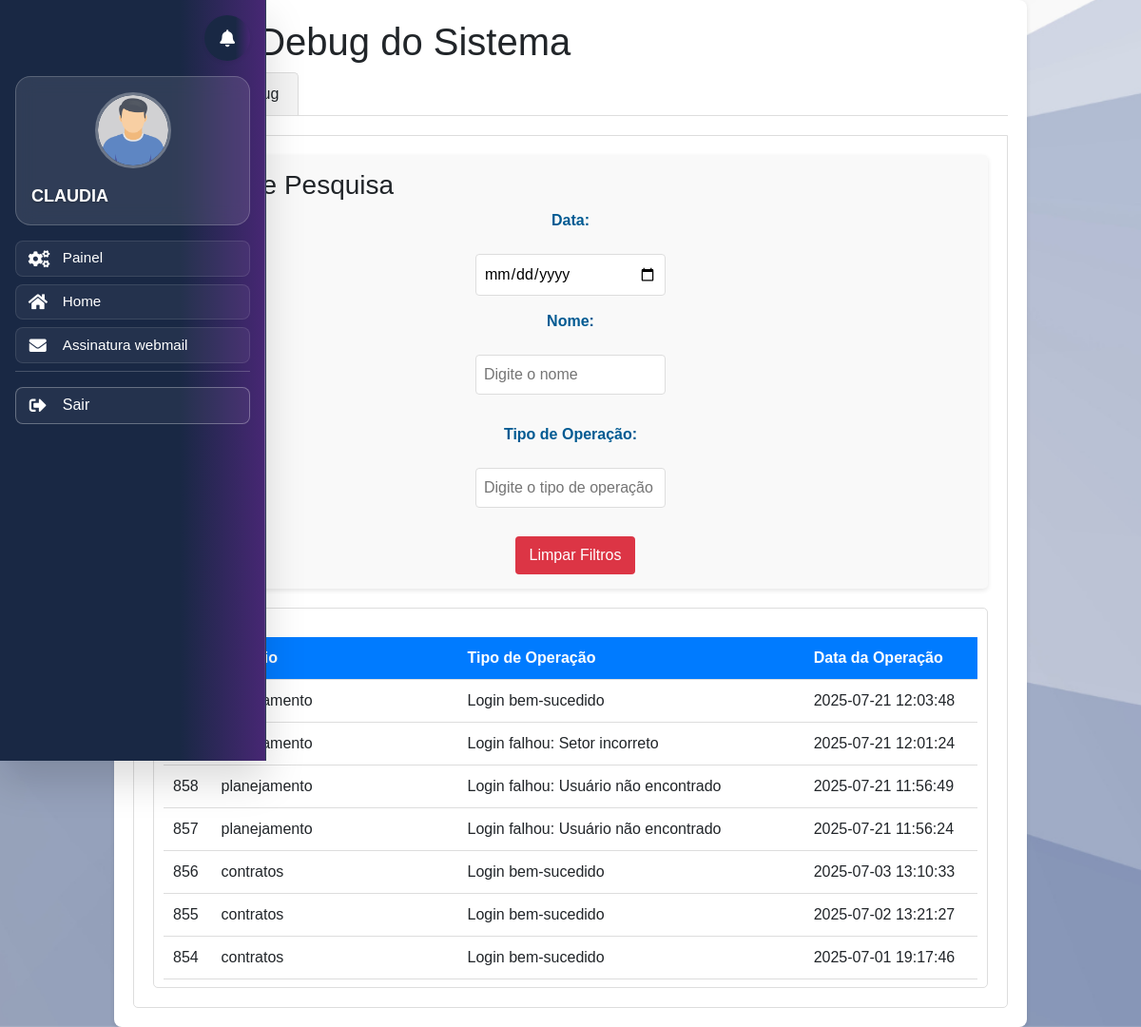
Page /log.php (signed in) on the earlier database version.
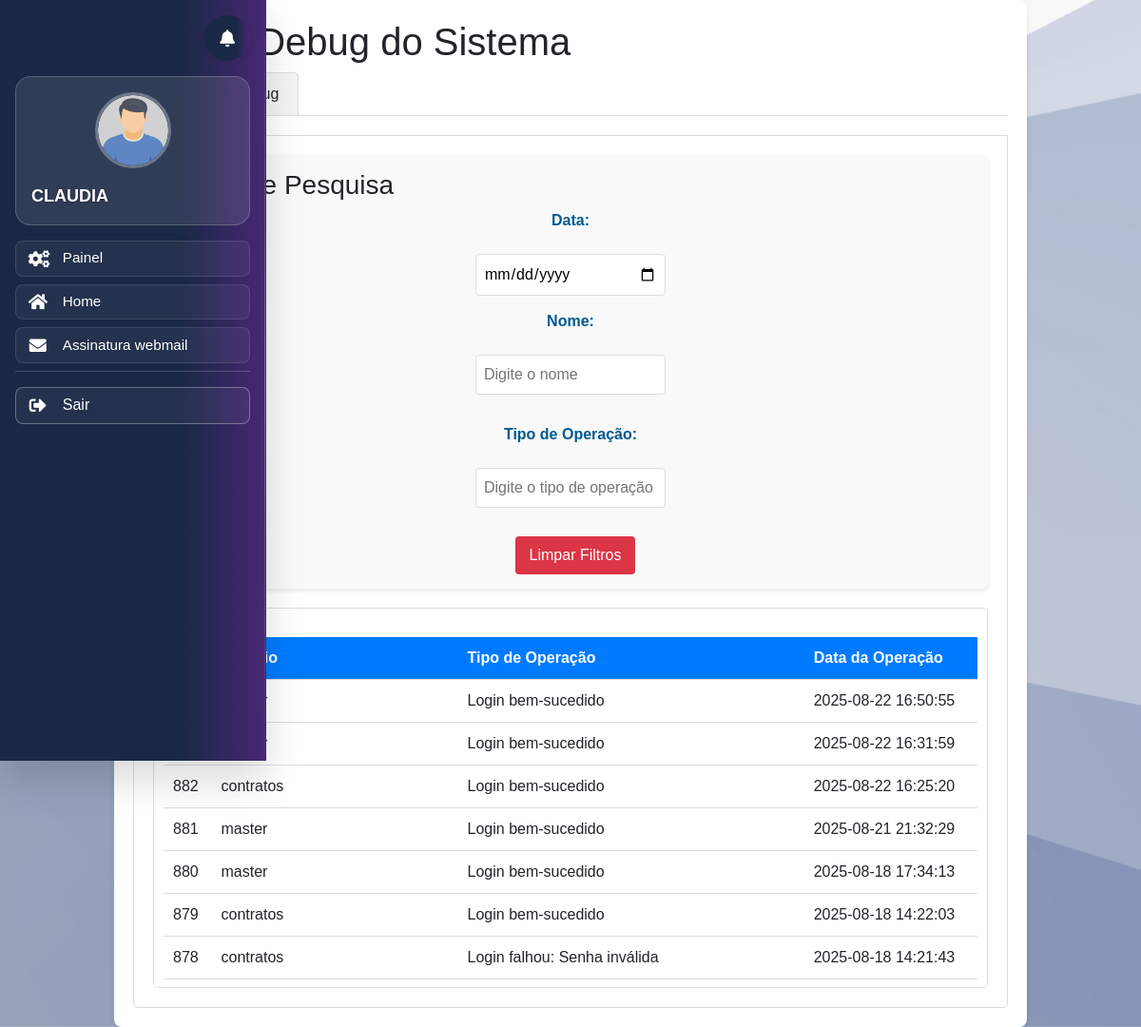
Same page on the later database version.
### tables this page shows
CREATE TABLE `log_eventos` (
  `id` int(11) NOT NULL,
  `matricula` varchar(255) NOT NULL,
  `tipo_operacao` varchar(255) NOT NULL,
  `data_operacao` timestamp NOT NULL DEFAULT current_timestamp()
);

### log.php (the view, shortened to what this page needs)
<?php
include 'banco.php';
$query = "SELECT * FROM log_eventos ORDER BY data_operacao DESC";
$resultado = $con->query($query);
include 'header.php';
?>
<!DOCTYPE html>
<html lang="pt-br">
<head>
    <link rel="stylesheet" href="style.css">
    <link rel="stylesheet" href="./src/style/log.css">
</head>
<body>
    <div class="container">
        <h1>Logs e Debug do Sistema</h1>
        <div class="tabs">
            <div class="tab-button active" data-tab="logs">Logs</div>
            <div class="tab-button" data-tab="debug">Debug</div>
        </div>
        <div class="tab-content active" id="logs">
            <div class="filter-container">
                <h3>Filtros de Pesquisa</h3>
                <form id="filterForm">
                    <label for="data_operacao">Data:</label>
                    <input type="date" id="data_operacao" name="data_operacao">
                    <label for="matricula">Nome:</label>
                    <input type="text" id="matricula" name="matricula" placeholder="Digite o nome">
                    <label for="tipo_operacao">Tipo de Operação:</label>
                    <input type="text" id="tipo_operacao" name="tipo_operacao" placeholder="Digite o tipo de operação">
                    <button type="button" class="btn-clear" id="clearFilters">Limpar Filtros</button>
                </form>
            </div>
            <div class="log-table-container" id="logTableContainer">
                <table id="logTable">
                    <thead>
                        <tr>
                            <th>ID</th>
                            <th>Usuário</th>
                            <th>Tipo de Operação</th>
                            <th>Data da Operação</th>
                        </tr>
                    </thead>
                    <tbody>
                        <?php
                        while ($row = $resultado->fetch_assoc()) {
                            echo "<tr>";
                            echo "<td>" . htmlspecialchars($row['id']) . "</td>";
                            echo "<td>" . htmlspecialchars($row['matricula']) . "</td>";
                            echo "<td>" . htmlspecialchars($row['tipo_operacao']) . "</td>";
                            echo "<td>" . htmlspecialchars($row['data_operacao']) . "</td>";
                            echo "</tr>";
                        }
                        ?>
                    </tbody>
                </table>
            </div>
        </div>
    </div>
</body>
</html>

### header.php (shortened to what this page needs)
<?php
require_once 'bancoo.php';
try {
    $username = $_SESSION['username'];
    $setor = $_SESSION['setor'];
    $fotoBasePath = 'uploads/';
    $query = $pdo->prepare("SELECT foto FROM usuario WHERE username = :username");
    $query->bindParam(':username', $username, PDO::PARAM_STR);
    $query->execute();
    $result = $query->fetch(PDO::FETCH_ASSOC);
    $foto = (!empty($result['foto']) && file_exists($fotoBasePath . $result['foto']))
        ? $fotoBasePath . $result['foto']
        : $fotoBasePath . 'man.png';
    $menuItens = [];
    switch ($setor) {
        case 'patrimonio':
            $menuItens = [
                ['link' => 'painelpatrimonio.php', 'nome' => 'Painel', 'icon' => 'cogs'],
                ['link' => 'homepatrimonio.php', 'nome' => 'Home', 'icon' => 'home'],
                ['link' => 'rh.php', 'nome' => 'Assinatura webmail', 'icon' => 'envelope'],
            ];
            break;
    }
} catch (PDOException $e) {
    die("Erro ao acessar as informações do usuário: " . $e->getMessage());
}
?>
<!DOCTYPE html>
<html lang="pt-br">
<head>
    <link rel="stylesheet" href="src/style/lateral-menu.css">
    <link rel="stylesheet" href="src/style/sino.css">
    <link rel="stylesheet" href="src/style/modal-perfil.css">
    <link rel="stylesheet" href="https://stackpath.bootstrapcdn.com/bootstrap/4.5.2/css/bootstrap.min.css">
    <link rel="stylesheet" href="https://cdnjs.cloudflare.com/ajax/libs/font-awesome/5.15.3/css/all.min.css">
    <link rel="stylesheet" href="https://cdnjs.cloudflare.com/ajax/libs/font-awesome/5.15.4/css/all.min.css">
</head>
<body>
    <div class="wrapper">
        <nav id="sidebar" class="active">
            <div class="notification-system">
                <div class="notification-container">
                    <button class="notification-bell" id="notificacaoLink" data-toggle="dropdown" aria-haspopup="true" aria-expanded="false">
                        <div class="bell-icon">
                            <i class="fa fa-bell"></i>
                        </div>
                    </button>
                </div>
            </div>
            <div class="profile-section">
                <a href="#" data-toggle="modal" data-target="#perfilModal">
                    <img src="<?= htmlspecialchars(!empty($foto) ? $foto : '/default.png') ?>" alt="Perfil" class="rounded-circle">
                    <p><?= htmlspecialchars($username) ?></p>
                </a>
            </div>
            <ul class="list-unstyled components">
                <?php foreach ($menuItens as $item): ?>
                    <li>
                        <a href="<?= htmlspecialchars($item['link']) ?>">
                            <i class="fa fa-<?= htmlspecialchars($item['icon']) ?>"></i>
                            <span class="menu-text"><?= htmlspecialchars($item['nome']) ?></span>
                        </a>
                    </li>
                <?php endforeach; ?>
            </ul>
            <ul class="list-unstyled components">
                <li class="exit-btn">
                    <a href="sair.php" class="exit-btn-link">
                        <i class="fa fa-sign-out-alt exit-icon"></i>
                        <span>Sair</span>
                    </a>
                </li>
            </ul>
        </nav>
    </div>
</body>
</html>

### src/style/lateral-menu.css (style rules this page uses)
:root { --primary-gradient: linear-gradient(90deg, #192844 67.81%, #472774 100%); --secondary-gradient: linear-gradient(135deg, #472774 0%, #6a4c93 100%); --accent-gradient: linear-gradient(135deg, #667eea 0%, #764ba2 100%); --success-gradient: linear-gradient(135deg, #4facfe 0%, #00f2fe 100%); --warning-gradient: linear-gradient(135deg, #43e97b 0%, #38f9d7 100%); --danger-gradient: linear-gradient(135deg, #fa709a 0%, #fee140 100%); --glass-gradient: linear-gradient(135deg, rgba(255, 255, 255, 0.1) 0%, rgba(255, 255, 255, 0.05) 100%); --primary-color: #192844; --secondary-color: #472774; --accent-color: #667eea; --text-dark: #2d3748; --text-light: #718096; --bg-light: #f7fafc; --bg-white: #ffffff; --border-color: #e2e8f0; --shadow-sm: 0 1px 3px rgba(0, 0, 0, 0.1); --shadow-md: 0 4px 6px rgba(0, 0, 0, 0.1); --shadow-lg: 0 10px 25px rgba(0, 0, 0, 0.15); --shadow-xl: 0 20px 40px rgba(0, 0, 0, 0.2); --border-radius: 12px; --border-radius-sm: 6px; --transition-fast: all 0.2s ease; --transition-smooth: all 0.3s cubic-bezier(0.25, 0.46, 0.45, 0.94); --sidebar-width: 280px; }
* { box-sizing: border-box; }
body { margin: 0; padding: 0; font-family: "Inter", -apple-system, BlinkMacSystemFont, "Segoe UI", Roboto, sans-serif; background-image: url('../img/bk.png'); background-size: cover; background-position: center; background-repeat: no-repeat; overflow-x: hidden; }
#sidebar { background: var(--primary-gradient); color: white; padding: 1rem; position: fixed; height: 100vh; top: 0; left: 0; display: flex; flex-direction: column; align-items: stretch; width: var(--sidebar-width); box-shadow: var(--shadow-xl); border-right: 1px solid rgba(255, 255, 255, 0.1); z-index: 1000; transition: var(--transition-smooth); backdrop-filter: blur(10px); overflow-x: auto; }
#sidebar::after { content: ""; position: absolute; top: 0; right: 0; width: 1px; height: 100%; background: linear-gradient(180deg, transparent 0%, rgba(255, 255, 255, 0.3) 50%, transparent 100%); }
#sidebar .profile-section { margin-bottom: 1rem; margin-top: 1rem; text-align: center; padding: 1rem; background: rgba(255, 255, 255, 0.1); border-radius: var(--border-radius); backdrop-filter: blur(10px); border: 1px solid rgba(255, 255, 255, 0.2); transition: var(--transition-smooth); width: 100%; }
#sidebar .profile-section img { width: 80px; height: 80px; border-radius: 50%; margin-bottom: 1rem; object-fit: cover; border: 3px solid rgba(255, 255, 255, 0.3); transition: var(--transition-smooth); }
#sidebar .profile-section p { font-size: 1.125rem; font-weight: 600; color: white; margin: 0; text-shadow: 0 1px 3px rgba(0, 0, 0, 0.3); }
#sidebar .profile-section a { text-decoration: none; color: inherit; }
.list-unstyled { width: 100%; padding-left: 0; list-style: none; margin: 0; }
#sidebar .components li { margin-bottom: 0.5rem; }
#sidebar .components li a { font-weight: 500; color: white; text-decoration: none; display: flex; align-items: center; padding: 0.40rem 0.8rem; border-radius: var(--border-radius-sm); transition: var(--transition-fast); background: rgba(255, 255, 255, 0.05); border: 1px solid rgba(255, 255, 255, 0.1); position: relative; overflow: hidden; }
#sidebar .components li a::after { content: ""; position: absolute; top: 0; left: 0; width: 3px; height: 100%; background: var(--accent-gradient); transform: scaleY(0); transition: var(--transition-fast); border-radius: 0 3px 3px 0; }
#sidebar .components li a i { margin-right: 1rem; font-size: 1.125rem; transition: var(--transition-fast); width: 20px; text-align: center; }
.menu-text { transition: var(--transition-fast); font-size: 0.95rem; }
.exit-btn { margin-top: auto; padding-top: 1rem; border-top: 1px solid rgba(255, 255, 255, 0.2); }
.exit-btn-link { border: 1px solid rgba(255, 255, 255, 0.3) !important; }
#sidebar { animation: slideIn 0.4s ease-out; }

### RH/crachaa/publico/css/style.css (style rules this page uses)
label { color: #005A92; font-size: bolder; }
.text1, p { display: grid; margin: 1px; text-align: start; gap: 2px; }

Differences in the rows shown:
no longer on this page (row unchanged): log_eventos: matricula "planejamento", tipo_operacao "Login bem-sucedido", data_operacao "2025-07-21 12:03:48"
no longer on this page (row unchanged): log_eventos: matricula "planejamento", tipo_operacao "Login falhou: Setor incorreto", data_operacao "2025-07-21 12:01:24"
no longer on this page (row unchanged): log_eventos: id "858", matricula "planejamento", tipo_operacao "Login falhou: Usuário não encontrado", data_operacao "2025-07-21 11:56:49"
no longer on this page (row unchanged): log_eventos: id "857", matricula "planejamento", tipo_operacao "Login falhou: Usuário não encontrado", data_operacao "2025-07-21 11:56:24"
no longer on this page (row unchanged): log_eventos: id "856", matricula "contratos", tipo_operacao "Login bem-sucedido", data_operacao "2025-07-03 13:10:33"
no longer on this page (row unchanged): log_eventos: id "855", matricula "contratos", tipo_operacao "Login bem-sucedido", data_operacao "2025-07-02 13:21:27"
no longer on this page (row unchanged): log_eventos: id "854", matricula "contratos", tipo_operacao "Login bem-sucedido", data_operacao "2025-07-01 19:17:46"
added log_eventos: matricula "master", tipo_operacao "Login bem-sucedido", data_operacao "2025-08-22 16:50:55"
added log_eventos: matricula "master", tipo_operacao "Login bem-sucedido", data_operacao "2025-08-22 16:31:59"
added log_eventos: id "882", matricula "contratos", tipo_operacao "Login bem-sucedido", data_operacao "2025-08-22 16:25:20"
added log_eventos: id "881", matricula "master", tipo_operacao "Login bem-sucedido", data_operacao "2025-08-21 21:32:29"
added log_eventos: id "880", matricula "master", tipo_operacao "Login bem-sucedido", data_operacao "2025-08-18 17:34:13"
added log_eventos: id "879", matricula "contratos", tipo_operacao "Login bem-sucedido", data_operacao "2025-08-18 14:22:03"
added log_eventos: id "878", matricula "contratos", tipo_operacao "Login falhou: Senha inválida", data_operacao "2025-08-18 14:21:43"
